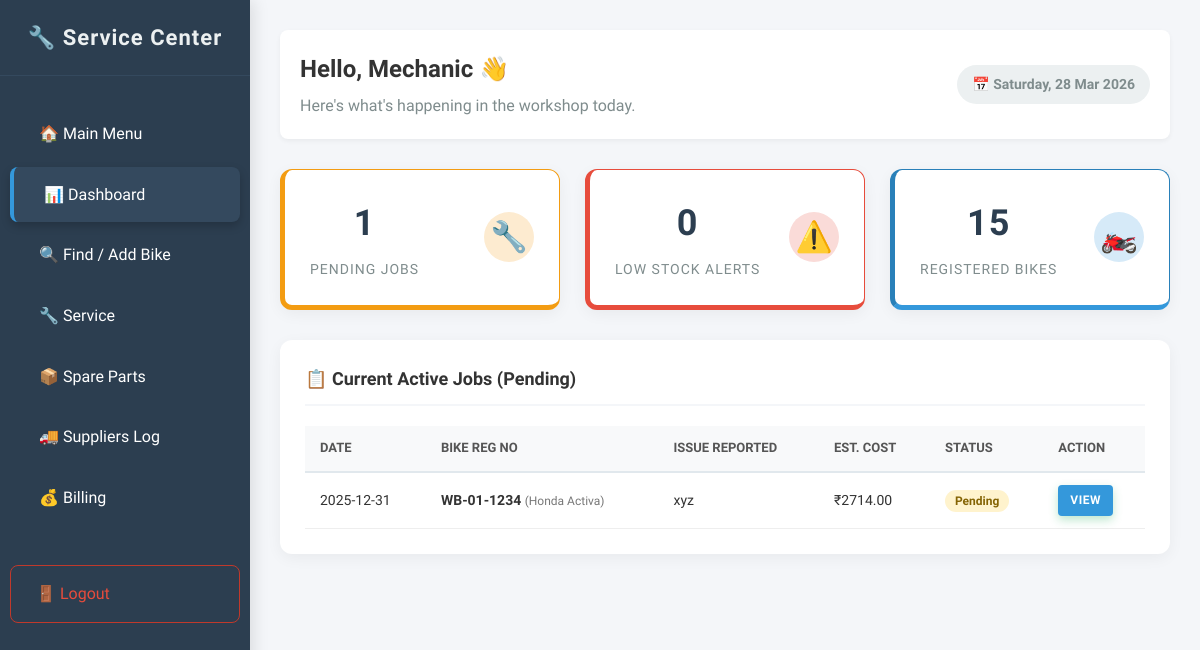
Page /service_dashboard.php on the committed database.
### tables this page shows
CREATE TABLE IF NOT EXISTS `services` (
  `id` int NOT NULL AUTO_INCREMENT,
  `bike_id` int DEFAULT NULL,
  `service_date` date DEFAULT NULL,
  `details` text,
  `total_cost` decimal(10,2) DEFAULT NULL,
  `status` varchar(20) DEFAULT 'Pending',
  `gst_amount` decimal(10,2) DEFAULT '0.00',
  PRIMARY KEY (`id`)
);

CREATE TABLE IF NOT EXISTS `bikes` (
  `id` int NOT NULL AUTO_INCREMENT,
  `model_name` varchar(100) DEFAULT NULL,
  `reg_number` varchar(20) DEFAULT NULL,
  `customer_id` int DEFAULT NULL,
  PRIMARY KEY (`id`),
  UNIQUE KEY `reg_number` (`reg_number`)
);

### service_dashboard.php (the view, shortened to what this page needs)
<?php
include 'db.php';
$user_name = isset($_SESSION['user']) ? $_SESSION['user'] : 'Mechanic';
?>
<!DOCTYPE html>
<html>
<head>
    <link rel="stylesheet" href="style.css">
</head>
<body>
<div class="sidebar">
    <h2>🔧 Service Center</h2>
    <a href="dashboard.php">🏠 Main Menu</a>
    <a href="service_dashboard.php" class="active">📊 Dashboard</a>
    <a href="bikes.php">🔍 Find / Add Bike</a>
    <a href="service.php">🔧 Service</a>
    <a href="inventory.php">📦 Spare Parts</a>
    <a href="suppliers.php">🚚 Suppliers Log</a>
    <a href="billing.php">💰 Billing</a>
    <a href="index.php" class="logout-btn">🚪 Logout</a>
</div>
<div class="content">
    <div class="header-section">
        <div>
            <h1>Hello, <?php echo htmlspecialchars($user_name); ?> 👋</h1>
            <p style="margin:5px 0 0; color:#7f8c8d;">Here's what's happening in the workshop today.</p>
        </div>
        <div class="date-badge">📅 <?php echo date("l, d M Y"); ?></div>
    </div>
    <div class="card-grid">
        <div class="card card-orange">
            <div class="card-info">
                <?php $pending = mysqli_num_rows(mysqli_query($conn, "SELECT * FROM services WHERE status='Pending'")); ?>
                <h3><?php echo $pending; ?></h3>
                <p>Pending Jobs</p>
            </div>
            <div class="icon-box">🔧</div>
        </div>
        <div class="card card-red">
            <div class="card-info">
                <?php $low_stock = mysqli_num_rows(mysqli_query($conn, "SELECT * FROM parts WHERE stock < min_alert")); ?>
                <h3><?php echo $low_stock; ?></h3>
                <p>Low Stock Alerts</p>
            </div>
            <div class="icon-box">⚠️</div>
        </div>
        <div class="card card-blue">
            <div class="card-info">
                <?php $total_bikes = mysqli_num_rows(mysqli_query($conn, "SELECT * FROM bikes")); ?>
                <h3><?php echo $total_bikes; ?></h3>
                <p>Registered Bikes</p>
            </div>
            <div class="icon-box">🏍️</div>
        </div>
    </div>
    <div class="table-container">
        <div class="table-header">📋 Current Active Jobs (Pending)</div>
        <table>
            <thead>
                <tr>
                    <th>Date</th>
                    <th>Bike Reg No</th>
                    <th>Issue Reported</th>
                    <th>Est. Cost</th>
                    <th>Status</th>
                    <th>Action</th>
                </tr>
            </thead>
            <tbody>
                <?php
                $sql = "SELECT s.*, b.reg_number, b.model_name
                        FROM services s
                        JOIN bikes b ON s.bike_id = b.id
                        WHERE s.status = 'Pending'
                        ORDER BY s.service_date DESC LIMIT 5";
                $res = mysqli_query($conn, $sql);
                if(mysqli_num_rows($res) > 0) {
                    while($row = mysqli_fetch_assoc($res)) {
                        echo "<tr>
                                <td>{$row['service_date']}</td>
                                <td><b>{$row['reg_number']}</b> <span style='color:#777; font-size:12px;'>({$row['model_name']})</span></td>
                                <td>{$row['details']}</td>
                                <td>₹{$row['total_cost']}</td>
                                <td><span class='status-badge status-pending'>Pending</span></td>
                                <td><a href='service_dashboard.php' class='action-btn'>View</a></td>
                              </tr>";
                    }
                } else {
                    echo "<tr><td colspan='6' style='text-align:center; padding:20px; color:#777;'>✅ No pending jobs. All caught up!</td></tr>";
                }
                ?>
            </tbody>
        </table>
    </div>
</div>
</body>
</html>

### style.css (style rules this page uses)
* { box-sizing: border-box; }
body { font-family: 'Segoe UI', 'Roboto', Helvetica, Arial, sans-serif; margin: 0; padding: 0; background-color: #f0f4f8; color: #333; line-height: 1.6; }
h1, h2, h3, h4 { color: #2c3e50; font-weight: 600; margin-top: 0; }
.sidebar { width: 260px; height: 100vh; background: linear-gradient(180deg, #2c3e50 0%, #1a252f 100%); color: white; padding-top: 25px; position: fixed; left: 0; top: 0; box-shadow: 4px 0 15px rgba(0,0,0,0.1); z-index: 1000; overflow-y: auto; }
.sidebar h2 { text-align: center; color: #ecf0f1; font-size: 22px; margin-bottom: 30px; padding-bottom: 15px; border-bottom: 1px solid #34495e; letter-spacing: 1px; }
.sidebar a { display: block; color: #bdc3c7; text-decoration: none; padding: 15px 25px; margin: 5px 10px; border-radius: 8px; transition: all 0.3s ease; font-size: 15px; border-left: 4px solid transparent; }
.sidebar a:hover, .sidebar a.active { background: #34495e; color: white; padding-left: 30px; border-left: 4px solid #3498db; box-shadow: 0 4px 10px rgba(0,0,0,0.2); }
.sidebar a[href*="index.php"], .logout-btn { margin-top: 40px; border: 1px solid #c0392b; color: #e74c3c; }
.content { margin-left: 260px; padding: 40px; min-height: 100vh; }
.header, .header-section { background: white; padding: 25px; border-radius: 12px; box-shadow: 0 5px 20px rgba(0, 0, 0, 0.05); margin-bottom: 30px; display: flex; justify-content: space-between; align-items: center; }
.card-container, .card-grid { display: flex; gap: 25px; flex-wrap: wrap; margin-bottom: 30px; }
.card { background: white; flex: 1; min-width: 250px; padding: 25px; border-radius: 15px; text-align: center; box-shadow: 0 10px 25px rgba(0, 0, 0, 0.05); transition: transform 0.3s ease, box-shadow 0.3s ease; border: 1px solid #eee; position: relative; overflow: hidden; }
.card h3 { margin: 0; color: #7f8c8d; font-size: 14px; text-transform: uppercase; letter-spacing: 1px; }
.card:nth-child(1) { border-bottom: 5px solid #f39c12; }
.card:nth-child(2) { border-bottom: 5px solid #e74c3c; }
.card:nth-child(3) { border-bottom: 5px solid #3498db; }
button, input[type="submit"], .action-btn, .search-btn, .view-stock-btn { background: linear-gradient(135deg, #27ae60 0%, #2ecc71 100%); color: white; padding: 12px 25px; border: none; border-radius: 8px; cursor: pointer; font-size: 15px; font-weight: 600; text-transform: uppercase; letter-spacing: 0.5px; transition: all 0.3s ease; display: inline-block; text-align: center; box-shadow: 0 4px 10px rgba(39, 174, 96, 0.3); }
.table-container { background: white; padding: 10px; border-radius: 12px; box-shadow: 0 5px 20px rgba(0, 0, 0, 0.05); overflow: hidden; }
table { width: 100%; border-collapse: collapse; margin-top: 10px; }
thead tr { background-color: #f8f9fa; text-align: left; }
th { padding: 15px; color: #2c3e50; font-weight: 700; font-size: 13px; text-transform: uppercase; border-bottom: 2px solid #e1e8ed; }
td { padding: 15px; border-bottom: 1px solid #f1f1f1; color: #555; font-size: 14px; }

### rows in the picture
services: service_date "2025-12-31", bike.reg_number "WB-01-1234", bike.model_name "Honda Activa", details "xyz", total_cost "2714.00"

### other values in the picture
$user_name "Mechanic"
$pending "1"
$low_stock "0"
$total_bikes "15"
